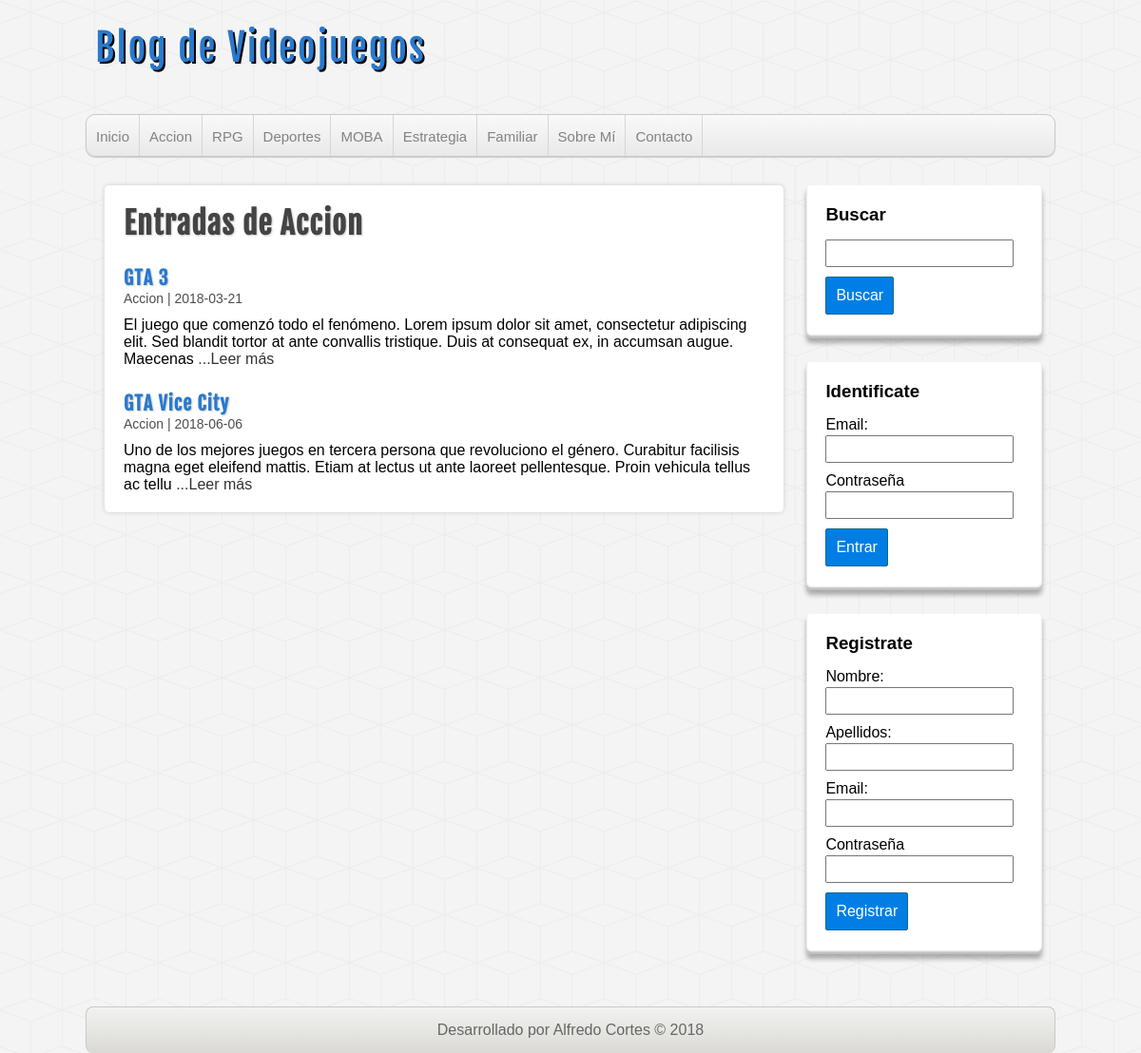
/categoria.php?id=1, run on the app's committed database.
### tables this page shows
CREATE TABLE IF NOT EXISTS `categorias` (
  `id_categoria` int(255) NOT NULL AUTO_INCREMENT,
  `nombre_categoria` varchar(255) NOT NULL,
  PRIMARY KEY (`id_categoria`)
);

CREATE TABLE IF NOT EXISTS `entradas` (
  `id_entrada` int(255) NOT NULL AUTO_INCREMENT,
  `usuario_id` int(255) NOT NULL,
  `categoria_id` int(255) NOT NULL,
  `titulo` varchar(100) NOT NULL,
  `descripcion` mediumtext NOT NULL,
  `fecha_entrada` date NOT NULL,
  PRIMARY KEY (`id_entrada`),
  KEY `fk_entrada_usuario` (`usuario_id`),
  KEY `fk_entrada_categoria` (`categoria_id`)
);

### includes/helpers.php (called while the page is built, shortened)
<?php
function obtenerCategorias($conn){
    $sql = "SELECT * FROM categorias ORDER BY id_categoria ASC;";
    $categorias = mysqli_query($conn, $sql) or die(mysql_error());
    $result = array();
    if($categorias && mysqli_num_rows($categorias)>=1){
        $result = $categorias;
    }
    return $result;
}
function obtenerCategoria($conn, $id){
    $sql = "SELECT * FROM categorias WHERE id_categoria=$id;";
    $categoria = mysqli_query($conn, $sql) or die(mysql_error());
    $result = array();
    if($categoria && mysqli_num_rows($categoria)>=1){
        $result = mysqli_fetch_assoc($categoria);
    }
    return $result;
}
function obtenerEntradas($conn, $limit=null, $categoria=null, $busqueda=null){
    $sql = "SELECT e.*, c.nombre_categoria FROM entradas e ".
            "INNER JOIN categorias c ON e.categoria_id=c.id_categoria";
    if(!empty($categoria) && is_int($categoria)){
        $sql .= " WHERE e.categoria_id=$categoria";
    }
    $sql .= " ORDER BY e.id_entrada DESC";
    $entradas = mysqli_query($conn, $sql);
    return $entradas;
}
?>

### categoria.php (the view, shortened to what this page needs)
<?php
require_once 'includes/header.php';
require_once 'includes/sidebar.php';
if(isset($_GET)){
    $id = (int)$_GET['id'];
}
$categoria = obtenerCategoria($conn, $id);
?>
<div id="principal">
    <h1>Entradas de <?=$categoria['nombre_categoria']; ?></h1>
    <?php $entradas = obtenerEntradas($conn, null, $id);
        if(!empty($entradas) && mysqli_num_rows($entradas)>=1):
            while($entrada = mysqli_fetch_assoc($entradas)): ?>
                <article class="entrada">
                <a href="entrada.php?id=<?=$entrada['id_entrada'];?>"><h2><?=$entrada['titulo']; ?></h2></a>
                        <span class="categoria-fecha"><?=$entrada['nombre_categoria'].' | '.$entrada['fecha_entrada']; ?></span>
                        <p>
                            <?=substr($entrada['descripcion'], 0, 200)?><a href="entrada.php?id=<?=$entrada['id_entrada'];?>"><span id="leer-mas"> ...Leer más</span></a>
                        </p>
                </article>
    <?php
            endwhile;
        else:
    ?>
        <br/>
        <div class="alerta alerta-error">No hay entradas en esta categoría</div>
        <?php endif; ?>
</div>
<?php require_once 'includes/footer.php'; ?>

### includes/header.php (shortened to what this page needs)
<?php require_once 'conexion.php'; ?>
<?php require_once 'helpers.php'; ?>
<!DOCTYPE html>
<html lang="es">
    <head>
        <link rel="stylesheet" href="./assets/css/main.css">
    </head>
    <body>
        <header id="header">
            <div id="logo">
                <a href="index.php">
                    Blog de Videojuegos
                </a>
            </div>
            <nav id="menu">
                <ul>
                    <li>
                        <a href="index.php">Inicio</a>
                    </li>
                    <?php $categorias = obtenerCategorias($conn);
                    if(!empty($categorias)):
                        while($categoria=mysqli_fetch_assoc($categorias)): ?>
                        <li>
                            <a href="categoria.php?id=<?=$categoria['id_categoria'] ?>"><?= $categoria['nombre_categoria']; ?></a>
                        </li>
                    <?php
                        endwhile;
                    endif;
                    ?>
                    <li>
                        <a href="index.php">Sobre Mí</a>
                    </li>
                    <li>
                        <a href="index.php">Contacto</a>
                    </li>
                </ul>
            </nav>
        </header>
    <div id="container">

### assets/css/main.css (style rules this page uses)
html { box-sizing: border-box; }
*, *::before, *::after { box-sizing: inherit; }
* { margin: 0px; padding: 0px; font-family: sans-serif, Helvetica, Arial; text-decoration: none; }
body { background: url(../img/cubes.png) #f4f4f4; }
.categoria-fecha { color: #4e4e4e; margin-top: 5px; font-size: 14px; }
#header { width: 85%; height: auto; background: transparent; margin: 0 auto; }
#logo { float: left; width: 540px; height: 120px; }
#logo a { font-family: "fajala", Helvetica; font-size: 40px; letter-spacing: 2px; color: #2979cd; text-shadow: 2px 2px 0px black; transition: all 500ms; line-height: 100px; margin-left: 10px; }
#menu { clear: both; width: 100%; height: 45px; background: linear-gradient(to bottom, #f9f9f9 0px, #e9e9e9 100%); border: 1px solid #c9c9c9; border-radius: 10px; box-shadow: 0px 1px 1px #ccc; overflow: hidden; }
#menu ul { list-style: none; }
#menu ul li { float: left; line-height: 45px; border-right: 1px solid #d6d6d6; }
#menu ul li a { display: block; padding: 0 10px; font-size: 15px; color: #838282; }
#container { width: 85%; height: auto; margin: 30px auto; }
#principal { float: left; width: 70%; height: auto; background-color: #ffff; border-radius: 5px; box-shadow: 0px 0px 5px #ccc; margin-left: 20px; padding: 20px; overflow: hidden; }
#principal a { color: #333; }
#principal h1 { font-size: 32px; color: #444; letter-spacing: 1px; text-shadow: 1px 1px 2px #ccc; font-family: "fajala"; }
#principal h2 { font-size: 20px; color: #2979cd; letter-spacing: 1px; font-family: "fajala"; text-shadow: 1px 1px 2px #ccc; margin-top: 25px; }
#principal p { margin-top: 10px; }

### data on the page
categorias: nombre_categoria "Accion"
categorias: nombre_categoria "RPG"
categorias: nombre_categoria "Deportes"
categorias: nombre_categoria "MOBA"
categorias: nombre_categoria "Estrategia"
categorias: nombre_categoria "Familiar"
entradas: titulo "GTA 3", categoria.nombre_categoria "Accion", fecha_entrada "2018-03-21", descripcion "El juego que comenzó todo el fenómeno. Lorem ipsum dolor sit amet, consectetur adipiscing elit. Sed blandit tortor at ante convallis tristique. Duis at consequat ex, in accumsan augue. Maecenas"
entradas: titulo "GTA Vice City", categoria.nombre_categoria "Accion", fecha_entrada "2018-06-06", descripcion "Uno de los mejores juegos en tercera persona que revoluciono el género. Curabitur facilisis magna eget eleifend mattis. Etiam at lectus ut ante laoreet pellentesque. Proin vehicula tellus ac tellu"
